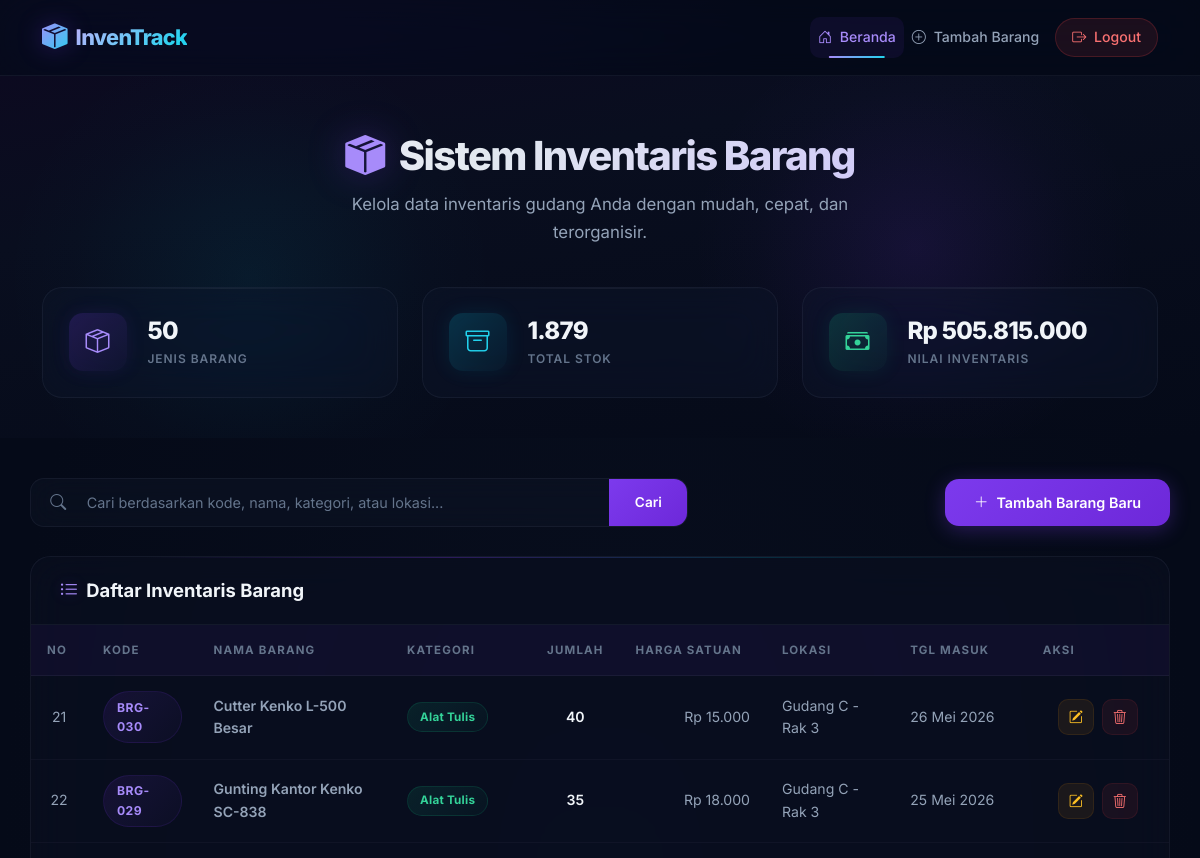
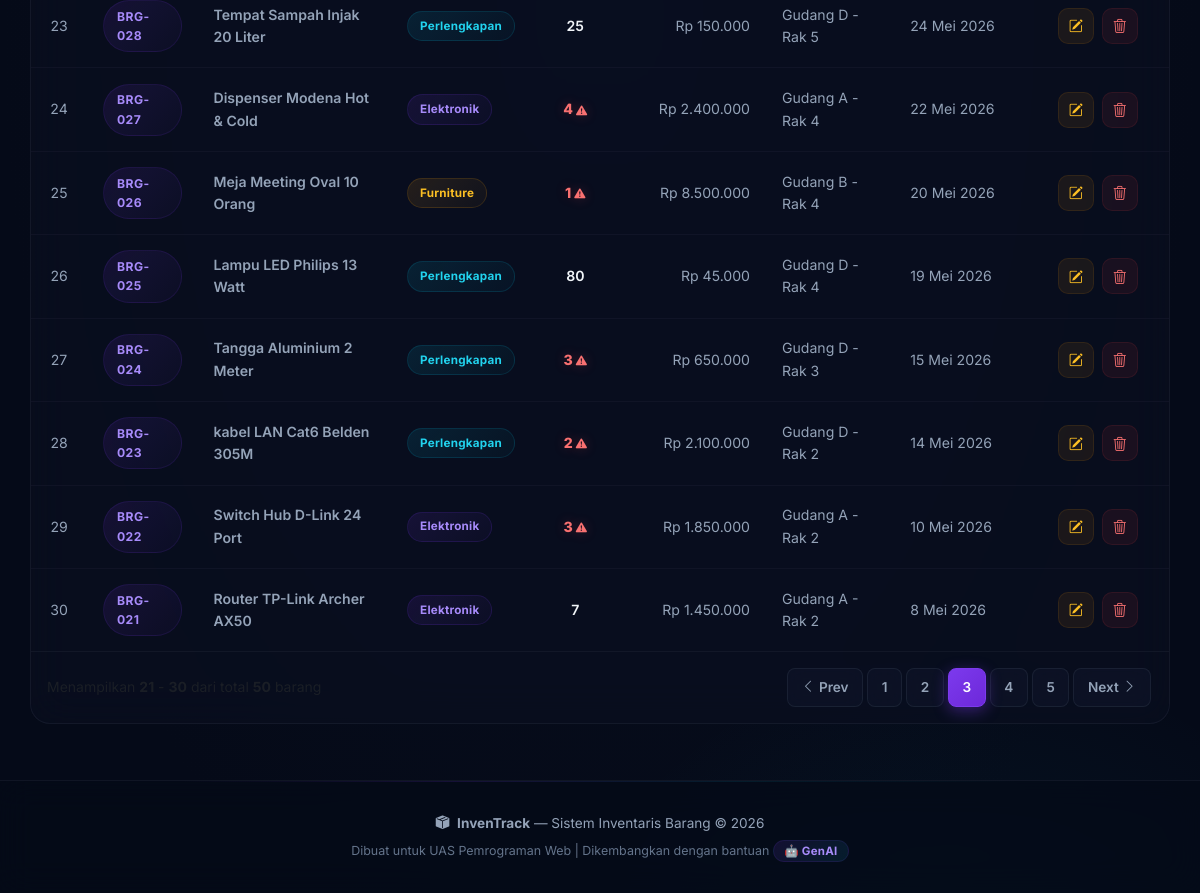
Screenshot of /?halaman=3 (signed in) with the database file from the repository (2 pictures, top to bottom).
### tables this page shows
CREATE TABLE IF NOT EXISTS barang (
    id INT(11) AUTO_INCREMENT PRIMARY KEY,
    kode_barang VARCHAR(20) NOT NULL UNIQUE,
    nama_barang VARCHAR(100) NOT NULL,
    kategori ENUM('Elektronik', 'Furniture', 'Alat Tulis', 'Perlengkapan', 'Lainnya') NOT NULL DEFAULT 'Lainnya',
    jumlah INT(11) NOT NULL DEFAULT 0,
    harga DECIMAL(15, 2) NOT NULL DEFAULT 0.00,
    lokasi VARCHAR(100) DEFAULT NULL,
    tanggal_masuk DATE NOT NULL,
    keterangan TEXT DEFAULT NULL,
    created_at TIMESTAMP DEFAULT CURRENT_TIMESTAMP,
    updated_at TIMESTAMP DEFAULT CURRENT_TIMESTAMP ON UPDATE CURRENT_TIMESTAMP
);

### koneksi.php (called while the page is built, shortened)
<?php
function formatRupiah($angka) {
    return 'Rp ' . number_format($angka, 0, ',', '.');
}
function formatTanggal($tanggal) {
    $bulan = [
        1 => 'Januari', 'Februari', 'Maret', 'April', 'Mei', 'Juni',
        'Juli', 'Agustus', 'September', 'Oktober', 'November', 'Desember'
    ];
    $pecah = explode('-', $tanggal);
    $tgl   = (int)$pecah[2];
    $bln   = (int)$pecah[1];
    $thn   = $pecah[0];
    return $tgl . ' ' . $bulan[$bln] . ' ' . $thn;
}
?>

### index.php (the view, shortened to what this page needs)
<?php
require 'koneksi.php';
$limit = 10;
$halaman = isset($_GET['halaman']) ? (int)$_GET['halaman'] : 1;
$offset = ($halaman - 1) * $limit;
$keyword = '';
$where_clause = "";
$query_count = "SELECT COUNT(*) as total FROM barang $where_clause";
$result_count = mysqli_query($koneksi, $query_count);
$row_count = mysqli_fetch_assoc($result_count);
$total_data = $row_count['total'];
$total_halaman = ceil($total_data / $limit);
$query = "SELECT * FROM barang $where_clause ORDER BY id DESC LIMIT $offset, $limit";
$result = mysqli_query($koneksi, $query);
$query_total = "SELECT COUNT(*) as total_item, SUM(jumlah) as total_stok, SUM(jumlah * harga) as total_nilai FROM barang";
$result_total = mysqli_query($koneksi, $query_total);
$data_total = mysqli_fetch_assoc($result_total);
?>
<!DOCTYPE html>
<html lang="id">
<head>
    <link href="https://cdn.jsdelivr.net/npm/bootstrap@5.3.3/dist/css/bootstrap.min.css" rel="stylesheet">
    <link href="https://cdn.jsdelivr.net/npm/bootstrap-icons@1.11.3/font/bootstrap-icons.min.css" rel="stylesheet">
    <link rel="stylesheet" href="css/style.css">
</head>
<body>
    <nav class="navbar navbar-expand-lg navbar-dark sticky-top">
        <div class="container">
            <a class="navbar-brand d-flex align-items-center" href="index.php">
                <i class="bi bi-box-seam-fill me-2 brand-icon"></i>
                <span class="brand-text">InvenTrack</span>
            </a>
            <div class="collapse navbar-collapse" id="navbarNav">
                <ul class="navbar-nav ms-auto align-items-center">
                    <li class="nav-item">
                        <a class="nav-link active" href="index.php"><i class="bi bi-house-door me-1"></i> Beranda</a>
                    </li>
                    <li class="nav-item">
                        <a class="nav-link" href="tambah.php"><i class="bi bi-plus-circle me-1"></i> Tambah Barang</a>
                    </li>
                    <li class="nav-item ms-2">
                        <a class="nav-link btn-logout" href="logout.php" onclick="return confirm('Yakin ingin logout?')">
                            <i class="bi bi-box-arrow-right me-1"></i> Logout
                        </a>
                    </li>
                </ul>
            </div>
        </div>
    </nav>
    <section class="hero-section">
        <div class="container">
            <div class="hero-content text-center">
                <h1 class="hero-title">
                    <i class="bi bi-box-seam-fill"></i>
                    Sistem Inventaris Barang
                </h1>
                <p class="hero-subtitle">Kelola data inventaris gudang Anda dengan mudah, cepat, dan terorganisir.</p>
            </div>
            <div class="row g-4 mt-3 stats-row">
                <div class="col-md-4">
                    <div class="stat-card stat-card-items">
                        <div class="stat-icon"><i class="bi bi-box-seam"></i></div>
                        <div class="stat-info">
                            <span class="stat-number"><?= $data_total['total_item'] ?? 0 ?></span>
                            <span class="stat-label">Jenis Barang</span>
                        </div>
                    </div>
                </div>
                <div class="col-md-4">
                    <div class="stat-card stat-card-stock">
                        <div class="stat-icon"><i class="bi bi-archive"></i></div>
                        <div class="stat-info">
                            <span class="stat-number"><?= number_format($data_total['total_stok'] ?? 0, 0, ',', '.') ?></span>
                            <span class="stat-label">Total Stok</span>
                        </div>
                    </div>
                </div>
                <div class="col-md-4">
                    <div class="stat-card stat-card-value">
                        <div class="stat-icon"><i class="bi bi-cash-stack"></i></div>
                        <div class="stat-info">
                            <span class="stat-number"><?= formatRupiah($data_total['total_nilai'] ?? 0) ?></span>
                            <span class="stat-label">Nilai Inventaris</span>
                        </div>
                    </div>
                </div>
            </div>
        </div>
    </section>
    <main class="container main-content">
        <div class="toolbar-section">
            <div class="row align-items-center g-3">
                <div class="col-md-7">
                    <form method="GET" action="index.php" class="search-form" id="formCari">
                        <div class="input-group">
                            <span class="input-group-text search-icon"><i class="bi bi-search"></i></span>
                            <input type="text" name="cari" class="form-control search-input"
                                   placeholder="Cari berdasarkan kode, nama, kategori, atau lokasi..."
                                   value="<?= htmlspecialchars($keyword) ?>" id="inputCari">
                            <button type="submit" class="btn btn-search">Cari</button>
                        </div>
                    </form>
                </div>
                <div class="col-md-5 text-md-end">
                    <a href="tambah.php" class="btn btn-add" id="btnTambahBarang">
                        <i class="bi bi-plus-lg me-2"></i>Tambah Barang Baru
                    </a>
                </div>
            </div>
        </div>
        <div class="table-section">
            <div class="table-header">
                <h2 class="table-title">
                    <i class="bi bi-list-ul me-2"></i>Daftar Inventaris Barang
                </h2>
            </div>
            <div class="table-responsive">
                <table class="table table-hover table-custom" id="tabelBarang">
                    <thead>
                        <tr>
                            <th width="5%">No</th>
                            <th width="10%">Kode</th>
                            <th width="18%">Nama Barang</th>
                            <th width="10%">Kategori</th>
                            <th width="7%">Jumlah</th>
                            <th width="13%">Harga Satuan</th>
                            <th width="12%">Lokasi</th>
                            <th width="12%">Tgl Masuk</th>
                            <th width="13%">Aksi</th>
                        </tr>
                    </thead>
                    <tbody>
                        <?php
                        $no = $offset + 1;
                        if (mysqli_num_rows($result) > 0) {
                            while ($row = mysqli_fetch_assoc($result)) {
                        ?>
                        <tr>
                            <td class="text-center"><?= $no++ ?></td>
                            <td><span class="badge-kode"><?= htmlspecialchars($row['kode_barang']) ?></span></td>
                            <td class="fw-semibold"><?= htmlspecialchars($row['nama_barang']) ?></td>
                            <td>
                                <?php
                                $badge_class = 'badge-kategori-lainnya';
                                if ($row['kategori'] == 'Elektronik') {
                                    $badge_class = 'badge-kategori-elektronik';
                                } elseif ($row['kategori'] == 'Furniture') {
                                    $badge_class = 'badge-kategori-furniture';
                                } elseif ($row['kategori'] == 'Alat Tulis') {
                                    $badge_class = 'badge-kategori-alattulis';
                                } elseif ($row['kategori'] == 'Perlengkapan') {
                                    $badge_class = 'badge-kategori-perlengkapan';
                                }
                                ?>
                                <span class="badge-kategori <?= $badge_class ?>"><?= htmlspecialchars($row['kategori']) ?></span>
                            </td>
                            <td class="text-center">
                                <?php
                                if ($row['jumlah'] <= 5) {
                                    echo '<span class="stok-rendah" title="Stok Rendah!">' . $row['jumlah'] . ' <i class="bi bi-exclamation-triangle-fill"></i></span>';
                                } else {
                                    echo '<span class="stok-normal">' . $row['jumlah'] . '</span>';
                                }
                                ?>
                            </td>
                            <td class="text-end"><?= formatRupiah($row['harga']) ?></td>
                            <td><?= htmlspecialchars($row['lokasi'] ?? '-') ?></td>
                            <td><?= formatTanggal($row['tanggal_masuk']) ?></td>
                            <td class="text-center">
                                <div class="btn-group-actions">
                                    <a href="edit.php?id=<?= $row['id'] ?>" class="btn btn-action btn-edit" title="Edit" id="btnEdit<?= $row['id'] ?>">
                                        <i class="bi bi-pencil-square"></i>
                                    </a>
                                    <a href="hapus.php?id=<?= $row['id'] ?>" class="btn btn-action btn-delete" title="Hapus"
                                       onclick="return confirm('Apakah Anda yakin ingin menghapus barang \'<?= addslashes(htmlspecialchars($row['nama_barang'])) ?>\'?')"
                                       id="btnHapus<?= $row['id'] ?>">
                                        <i class="bi bi-trash3"></i>
                                    </a>
                                </div>
                            </td>
                        </tr>
                        <?php
                            }
                        } ?>
                    </tbody>
                </table>
            </div>
            <?php if ($total_halaman > 1) : ?>
            <div class="pagination-section d-flex justify-content-between align-items-center flex-wrap gap-3 p-3 border-top border-secondary border-opacity-10">
                <div class="pagination-info text-muted small">
                    Menampilkan <strong><?= $offset + 1 ?></strong> - <strong><?= min($offset + $limit, $total_data) ?></strong> dari total <strong><?= $total_data ?></strong> barang
                </div>
                <nav aria-label="Navigasi Halaman">
                    <ul class="pagination pagination-custom mb-0">
                        <li class="page-item <?= ($halaman <= 1) ? 'disabled' : '' ?>">
                            <a class="page-link" href="?halaman=<?= $halaman - 1 ?><?= !empty($keyword) ? '&cari='.urlencode($keyword) : '' ?>">
                                <i class="bi bi-chevron-left me-1"></i>Prev
                            </a>
                        </li>
                        <?php
                        $start_page = max(1, $halaman - 2);
                        $end_page = min($total_halaman, $halaman + 2);
                        for ($i = $start_page; $i <= $end_page; $i++) :
                        ?>
                            <li class="page-item <?= ($halaman == $i) ? 'active' : '' ?>">
                                <a class="page-link" href="?halaman=<?= $i ?><?= !empty($keyword) ? '&cari='.urlencode($keyword) : '' ?>"><?= $i ?></a>
                            </li>
                        <?php endfor; ?>
                        <li class="page-item <?= ($halaman >= $total_halaman) ? 'disabled' : '' ?>">
                            <a class="page-link" href="?halaman=<?= $halaman + 1 ?><?= !empty($keyword) ? '&cari='.urlencode($keyword) : '' ?>">
                                Next<i class="bi bi-chevron-right ms-1"></i>
                            </a>
                        </li>
                    </ul>
                </nav>
            </div>
            <?php endif; ?>
        </div>
    </main>
    <footer class="footer-section">
        <div class="container text-center">
            <p class="footer-text">
                <i class="bi bi-box-seam-fill me-1"></i>
                <strong>InvenTrack</strong> &mdash; Sistem Inventaris Barang &copy; <?= date('Y') ?>
            </p>
            <p class="footer-credit">
                Dibuat untuk UAS Pemrograman Web | Dikembangkan dengan bantuan <span class="ai-badge">🤖 GenAI</span>
            </p>
        </div>
    </footer>
</body>
</html>

### rows the page displays
barang: kode_barang "BRG-030", nama_barang "Cutter Kenko L-500 Besar", kategori "Alat Tulis", jumlah "40", harga "Rp 15.000", lokasi "Gudang C - Rak 3", tanggal_masuk "26 Mei 2026"
barang: kode_barang "BRG-029", nama_barang "Gunting Kantor Kenko SC-838", kategori "Alat Tulis", jumlah "35", harga "Rp 18.000", lokasi "Gudang C - Rak 3", tanggal_masuk "25 Mei 2026"
barang: kode_barang "BRG-028", nama_barang "Tempat Sampah Injak 20 Liter", kategori "Perlengkapan", jumlah "25", harga "Rp 150.000", lokasi "Gudang D - Rak 5", tanggal_masuk "24 Mei 2026"
barang: kode_barang "BRG-027", nama_barang "Dispenser Modena Hot & Cold", kategori "Elektronik", jumlah "4", harga "Rp 2.400.000", lokasi "Gudang A - Rak 4", tanggal_masuk "22 Mei 2026"
barang: kode_barang "BRG-026", nama_barang "Meja Meeting Oval 10 Orang", kategori "Furniture", jumlah "1", harga "Rp 8.500.000", lokasi "Gudang B - Rak 4", tanggal_masuk "20 Mei 2026"
barang: kode_barang "BRG-025", nama_barang "Lampu LED Philips 13 Watt", kategori "Perlengkapan", jumlah "80", harga "Rp 45.000", lokasi "Gudang D - Rak 4", tanggal_masuk "19 Mei 2026"
barang: kode_barang "BRG-024", nama_barang "Tangga Aluminium 2 Meter", kategori "Perlengkapan", jumlah "3", harga "Rp 650.000", lokasi "Gudang D - Rak 3", tanggal_masuk "15 Mei 2026"
barang: kode_barang "BRG-023", nama_barang "kabel LAN Cat6 Belden 305M", kategori "Perlengkapan", jumlah "2", harga "Rp 2.100.000", lokasi "Gudang D - Rak 2", tanggal_masuk "14 Mei 2026"
barang: kode_barang "BRG-022", nama_barang "Switch Hub D-Link 24 Port", kategori "Elektronik", jumlah "3", harga "Rp 1.850.000", lokasi "Gudang A - Rak 2", tanggal_masuk "10 Mei 2026"
barang: kode_barang "BRG-021", nama_barang "Router TP-Link Archer AX50", kategori "Elektronik", jumlah "7", harga "Rp 1.450.000", lokasi "Gudang A - Rak 2", tanggal_masuk "8 Mei 2026"

### other values shown
$data_total['total_item'] "50"
$data_total['total_stok'] "1.879"
formatRupiah($data_total['total_nilai'] ?? 0) "Rp 505.815.000"
